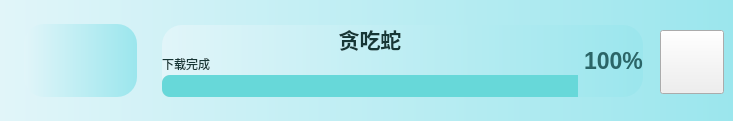
        <widget class="QWidget" name="widget_tanchishe" native="true">
         <property name="minimumSize">
          <size>
           <width>0</width>
           <height>121</height>
          </size>
         </property>
         <property name="maximumSize">
          <size>
           <width>16777215</width>
           <height>121</height>
          </size>
         </property>
         <property name="styleSheet">
          <string notr="true">.QWidget{
	background-color: qlineargradient(x1:0, y0:0, x2:1, y2:0,stop:0 rgb(225, 245, 249), stop:1 rgb(155, 230, 237));
	border-radius:20px;
	color: rgb(255, 255, 255);
}
</string>
         </property>
         <widget class="QWidget" name="widget_51" native="true">
          <property name="geometry">
           <rect>
            <x>24</x>
            <y>24</y>
            <width>113</width>
            <height>73</height>
           </rect>
          </property>
          <property name="styleSheet">
           <string notr="true"/>
          </property>
          <widget class="QLabel" name="label_30">
           <property name="geometry">
            <rect>
             <x>30</x>
             <y>5</y>
             <width>64</width>
             <height>64</height>
            </rect>
           </property>
           <property name="styleSheet">
            <string notr="true">border-image: url(:/youxi/images/TCS.jpg);</string>
           </property>
           <property name="text">
            <string/>
           </property>
          </widget>
         </widget>
         <widget class="QPushButton" name="pushButton_game_tanchishe">
          <property name="geometry">
           <rect>
            <x>660</x>
            <y>30</y>
            <width>64</width>
            <height>64</height>
           </rect>
          </property>
          <property name="styleSheet">
           <string notr="true">border-image: url(:/icons/icons/play_game.png);</string>
          </property>
          <property name="text">
           <string/>
          </property>
         </widget>
         <widget class="QWidget" name="layoutWidget_8">
          <property name="geometry">
           <rect>
            <x>162</x>
            <y>25</y>
            <width>481</width>
            <height>72</height>
           </rect>
          </property>
          <layout class="QHBoxLayout" name="horizontalLayout_8">
           <item>
            <layout class="QVBoxLayout" name="verticalLayout_9">
             <property name="spacing">
              <number>2</number>
             </property>
             <item>
              <widget class="QLabel" name="label_80">
               <property name="font">
                <font>
                 <pointsize>16</pointsize>
                 <weight>75</weight>
                 <bold>true</bold>
                </font>
               </property>
               <property name="styleSheet">
                <string notr="true">color: rgb(22, 54, 53);
text-align:centre;
</string>
               </property>
               <property name="text">
                <string>贪吃蛇</string>
               </property>
               <property name="alignment">
                <set>Qt::AlignCenter</set>
               </property>
              </widget>
             </item>
             <item>
              <widget class="QLabel" name="label_81">
               <property name="font">
                <font>
                 <weight>50</weight>
                 <bold>false</bold>
                </font>
               </property>
               <property name="styleSheet">
                <string notr="true">color: rgb(22, 54, 53)</string>
               </property>
               <property name="text">
                <string>下载完成</string>
               </property>
              </widget>
             </item>
             <item>
              <widget class="QProgressBar" name="progressBar_24">
               <property name="styleSheet">
                <string notr="true">QProgressBar::chunk {
        border-top-left-radius:8px;
border-bottom-left-radius:8px;
	background-color: rgb(103, 216, 217)
}
QProgressBar{
border-radius:8px;
background-color: rgb(223, 223, 223);
}
</string>
               </property>
               <property name="value">
                <number>100</number>
               </property>
               <property name="textVisible">
                <bool>false</bool>
               </property>
              </widget>
             </item>
            </layout>
           </item>
           <item>
            <widget class="QLabel" name="label_82">
             <property name="font">
              <font>
               <pointsize>17</pointsize>
               <weight>75</weight>
               <bold>true</bold>
              </font>
             </property>
             <property name="styleSheet">
              <string notr="true">color: rgb(43, 101, 103);</string>
             </property>
             <property name="text">
              <string>100%</string>
             </property>
             <property name="alignment">
              <set>Qt::AlignLeading|Qt::AlignLeft|Qt::AlignVCenter</set>
             </property>
            </widget>
           </item>
          </layout>
         </widget>
        </widget>
